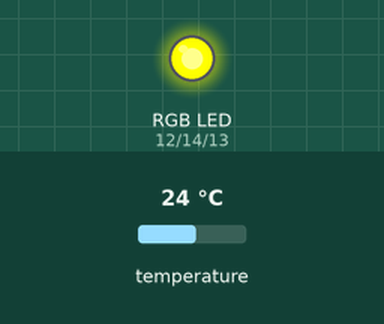
This sketch was run on a simulated ESP8266 (NodeMCU). Parts: an RGB LED mixed from three pins (HIGH = lit). The test bench sets the inputs (shaded band); at power-on: temperature 24 °C. What the sketch prints to the serial monitor is not drawn.

Above: at 2.33 s.
At 7.3 s:
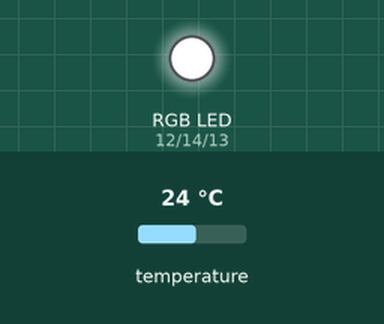
Timing chart, 0 to 15.4 s (numbered marks = the images above):
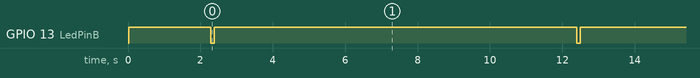

Measured:
- by itself, GPIO 13 (LedPinB): alternates HIGH for 10.0 s and LOW for 0.10 s

The sketch:

IOT_Home_Temperature_100.ino
```cpp
/************************************************************************
* PROGRAM :        IOT_Home_Temperature
*
* DESCRIPTION :
*       Temperature monitor
*
* NOTES :
*       DS18B20 ..................[100]
*       LED RGB diagnostics.......[100]
*       Thinger.io................[100]
*       OTA.......................[100]
*       UDP time..................[TBD]
*
* HARDWARE:
*       DS18B20 ......... D1/20/GPIO5/SCL
*       LED Green ....... D5/5/GPIO14/HSCLK
*       LED Red ......... D6/6/GPIO12/HMISO
*       LED Blue ........ D7/7/GPIO13/CTS0/HMOSI
*
* AUTHOR :    Flávio Puhl        START DATE :    Dez20
*
* Description :
* Temperature measured using DS18B20;
* LED RGB gives diagnostic
* Data is saved in Thinger.io (url)
* UDP time from web to show last update
*
*/

/************************************************************************
* Libraries
************************************************************************/
//#include <SPI.h>
//#include <DHT.h>
#include <OneWire.h>
#include <DallasTemperature.h>  // Including the library of DS18B20
//  WiFi
#include <ESP8266WiFi.h>
//  THINGER.IO
#include <ThingerESP8266.h>
//  OTA
#include <ESP8266mDNS.h>
#include <WiFiUdp.h>
#include <ArduinoOTA.h>

/************************************************************************
* Define pinout and constants
************************************************************************/
//DHT dht(0, DHT11);      // DHT11 on nodemcu D3
OneWire oneWire(5);     // DS18B20 on nodemcu D1
DallasTemperature DS18B20(&oneWire);

int LedPinG = 14;        //D5 Green
int LedPinR = 12;        //D6 Red
int LedPinB = 13;        //D7 Blue

int redeRSSI = 0;

/************************************************************************
* Thinger.io connection parameters
************************************************************************/
#define user "fpuhl"
#define device_Id "Node"
#define device_credentials "Hu$tZIOuj56r"
ThingerESP8266 thing(user, device_Id, device_credentials);

/************************************************************************
* WiFi connection parameters and constants
************************************************************************/
const char WiFi_ssid[]="CasaDoTheodoro";      //WiFi SSID
const char WiFi_password[]="09012011";        //WiFi password

void setup() {

/************************************************************************
* Initialize functions
************************************************************************/
//    dht.begin();
    DS18B20.begin();
    Serial.begin(9600);

    pinMode(LedPinR, OUTPUT);
    pinMode(LedPinG, OUTPUT);
    pinMode(LedPinB, OUTPUT);

    digitalWrite(LedPinR, HIGH);
    digitalWrite(LedPinG, HIGH);
    digitalWrite(LedPinB, HIGH);

/************************************************************************
* Setup WiFi
************************************************************************/
    WiFi.mode(WIFI_STA);
    thing.add_wifi(WiFi_ssid, WiFi_password);
      while (WiFi.waitForConnectResult() != WL_CONNECTED) {
      digitalWrite(LedPinR, LOW);
      Serial.println("Connection Failed! Rebooting...");
      delay(3000);
      ESP.restart();}

/************************************************************************
* OTA Functions - do not remove
************************************************************************/
    ArduinoOTA.onStart([]() {
    digitalWrite(LedPinG, LOW);
    Serial.println("Start");
  });
  ArduinoOTA.onEnd([]() {
    Serial.println("\nEnd");
  });
  ArduinoOTA.onProgress([](unsigned int progress, unsigned int total) {
    Serial.printf("Progress: %u%%\r", (progress / (total / 100)));
  });
  ArduinoOTA.onError([](ota_error_t error) {
    digitalWrite(LedPinR, LOW);
    Serial.printf("Error[%u]: ", error);
    if (error == OTA_AUTH_ERROR) Serial.println("Auth Failed");
    else if (error == OTA_BEGIN_ERROR) Serial.println("Begin Failed");
    else if (error == OTA_CONNECT_ERROR) Serial.println("Connect Failed");
    else if (error == OTA_RECEIVE_ERROR) Serial.println("Receive Failed");
    else if (error == OTA_END_ERROR) Serial.println("End Failed");
  });
  ArduinoOTA.begin();
  digitalWrite(LedPinG, HIGH);
  Serial.println("Ready");
  Serial.print("IP address: ");
  Serial.println(WiFi.localIP());


/************************************************************************
* Data Acquisition
************************************************************************/
  DS18B20.requestTemperatures();
  redeRSSI = WiFi.RSSI();

/************************************************************************
* Thinger definitions
************************************************************************/
  thing["data"] >> [](pson& out){
    // Add the values and the corresponding code
//    out["h_dht11_ru"] = dht.readHumidity();
//    out["t_dht11_Celsius"] = dht.readTemperature();
    out["t_DS18B20_Celsius"] = DS18B20.getTempCByIndex(0);
//    out["h_HL-69_%"] = map(analogRead(A0), 0, 1024, 0, 100);
    out["r_RSSI_dB"] = WiFi.RSSI();
  };

} //End setup

void loop() {

/************************************************************************
* OTA & Thinger handles - do not remove
************************************************************************/
  ArduinoOTA.handle();
  thing.handle();

/************************************************************************
* Serial Debugg
************************************************************************/

//  Serial.print("DHT11 humidade = [");
//      Serial.print(dht.readHumidity());
//        Serial.print("%]");
//    Serial.println("");
//    Serial.print("DHT11 Temperatura = [");
//      Serial.print(dht.readTemperature());
//        Serial.print("C]");
//    Serial.println("");
    Serial.print("DS18B20 temperatura = [");
      Serial.print(DS18B20.getTempCByIndex(0));
        Serial.print("C]");
    Serial.println("");
//    Serial.print("HL-69 humidade = [");
//      Serial.print(analogRead(A0));
//        Serial.print("bits]");
//    Serial.println("");
    Serial.print("WiFi RSSI = [");
      Serial.print(redeRSSI);
        Serial.print("dB]");
    Serial.println("");
    Serial.println("");

/************************************************************************
* Loop time
************************************************************************/
  digitalWrite(LedPinR, HIGH);
  digitalWrite(LedPinB, LOW);
   delay(100);
  digitalWrite(LedPinB, HIGH);
   delay(10000);

}
```
